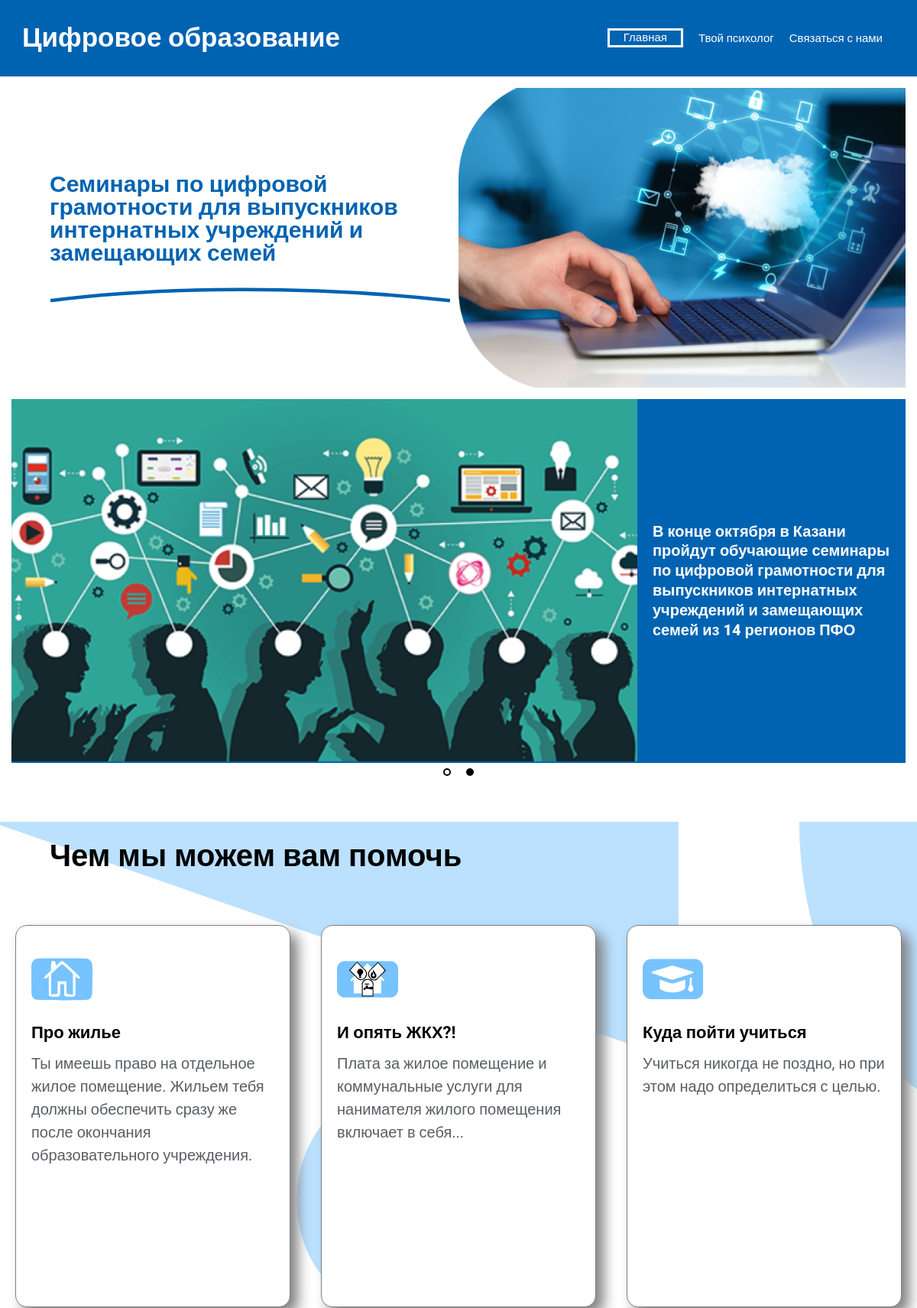
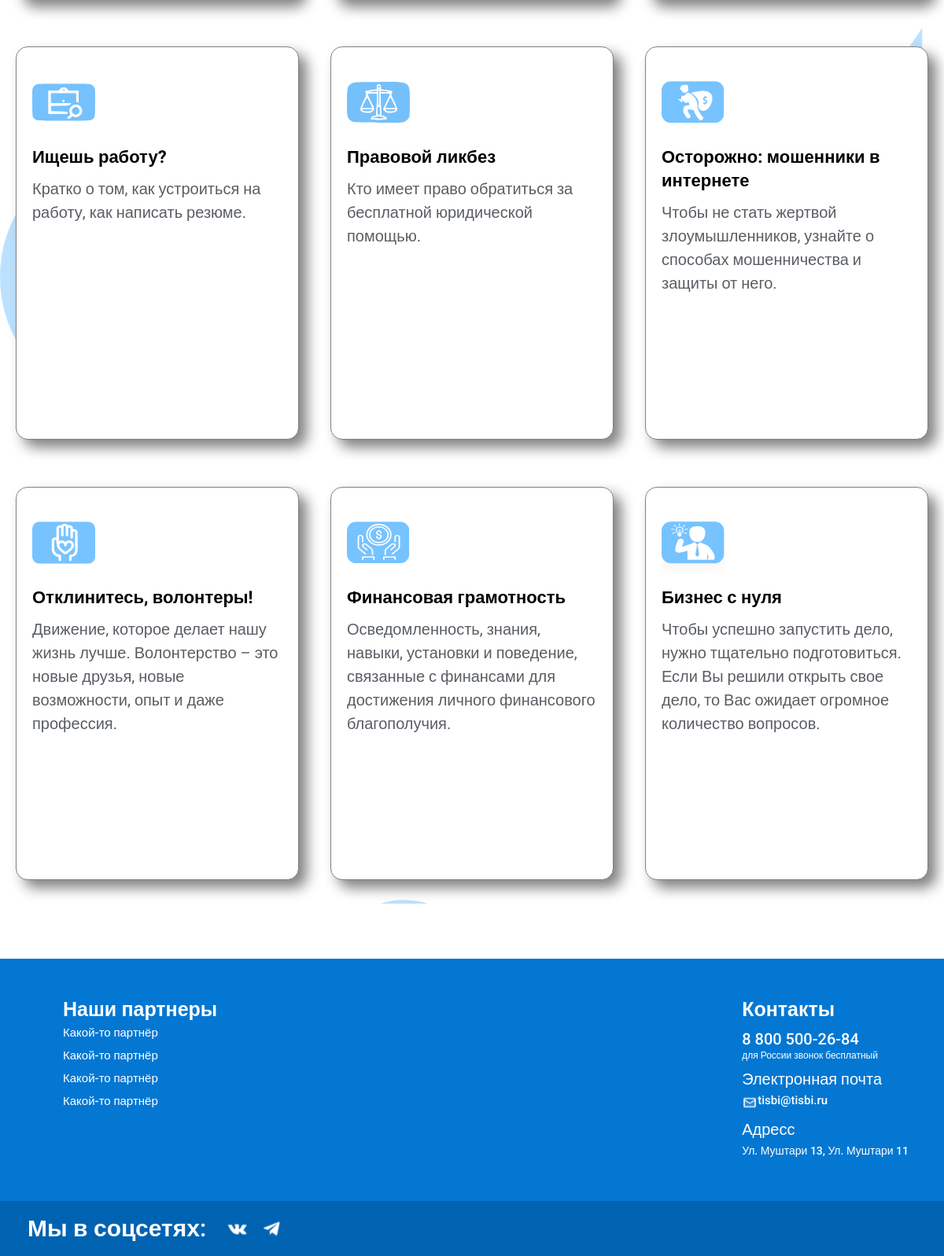
The page / on the database its author committed (2 pictures, top to bottom).
### MainApp/models.py (models this page shows, shortened)
class Articles(models.Model):
    title = models.CharField(max_length=100, verbose_name='Заголовок')
    icon = models.FileField(upload_to='icons/%Y/%m/%d/', verbose_name='Иконка', blank=True)
    description = models.TextField(verbose_name='Краткое описание')
    content = models.TextField(verbose_name='Контент')
    created_at = models.DateTimeField(auto_now_add=True, verbose_name='Дата создания')
    is_published = models.BooleanField(default=True, verbose_name='Опубликовано')
    def get_absolute_url(self):
        return reverse("article_page", kwargs={'pk': self.pk})
    class Meta:
        verbose_name = 'Статья'
        verbose_name_plural = 'Статьи'
        ordering = ['created_at']

### MainApp/views.py (the view)
# urls.py: path('', MainPage.as_view(), name='main_page'),
class MainPage(ListView):
    model = Articles
    template_name = 'MainApp/MainPage.html'
    context_object_name = 'Articles'
    allow_empty = False
    def get_queryset(self):
        return Articles.objects.filter(is_published=True)

### MainApp/templates/MainApp/MainPage.html (shortened to what this page needs)
{%extends 'base_layout.html' %}
{% load static %}
{% block styles %}
<link rel="stylesheet" href="{% static 'css/MainPageStyle.css' %}">
{% endblock %}
{% block header %}
{% include 'MainApp/header.html' %}
{% endblock %}
{% block content %}
<div class="page__main-title main-title">
    <div class="main-title__container _container">
        <div class="main-title__body">
            <div class="main-title__text">
                <div class="text__main-title">Семинары по цифровой грамотности для выпускников интернатных учреждений и
                    замещающих семей
                </div>
                <div class="img__main-title">
                    <img src="{% static 'image/duga.svg' %}" alt="Duga">
                </div>
            </div>
            <div class="main-title__image">
                <img src="{% static 'image/image1.png'%}" alt="Laptop">
            </div>
        </div>
    </div>
</div>
<div class="slider _container">
    <div class="slider__item item">
        <div class="item__img">
            <img src="{% static 'image/carousel-item1.png'%}" alt="carousel-image 1">
        </div>
        <div class="item__text">В конце октября в Казани пройдут обучающие семинары по цифровой грамотности для
            выпускников интернатных учреждений и замещающих семей из 14 регионов ПФО
        </div>
    </div>
</div>
<div class="page__help-for-you help-for-you">
    <div class="help-for-you__container _container">
        <div class="help-for-you__header-part header-part">
            <div class="header-part__title">
                Чем мы можем вам помочь
            </div>
        </div>
        <div class="help-for-you__body">
            <div class="help-for-you__row">
                {% for article in Articles %}
                <div class="help-for-you__column">
                    <a class="aritcle__link" href="{{article.get_absolute_url}}">
                        <article class="help-for-you__item item-help">
                            <div class="item-help__content">
                                <div class="item-help__icon">
                                    <img src="{{article.icon.url}}" alt="home">
                                </div>
                                <div class="item-help__title">
                                    {{article.title}}
                                </div>
                                <div class="item-help__text">
                                    {{article.description}}
                                </div>
                            </div>
                        </article>
                    </a>
                </div>
                {% endfor %}
            </div>
        </div>
    </div>
</div>
{% endblock %}
{% block footer %}
{% include 'MainApp/footer.html' %}
{% endblock %}

### GrantTisbi/templates/base_layout.html (shortened to what this page needs)
{% load static %}
<!DOCTYPE html>
<html lang="en">
<head>
    <link rel="stylesheet" href="{% static 'css/base_styles.css' %}">
    {% block styles %}
    {% endblock %}
    <link href="http://fonts.cdnfonts.com/css/poppins" rel="stylesheet">
</head>
<body>
<div class="wrapper">
    {% block header %}
    {% endblock %}
    <main class="page">
        {% block content %}
        {% endblock %}
    </main>
    {% block footer %}
    {% endblock %}
</div>
</body>
</html>

### MainApp/templates/MainApp/header.html (shortened to what this page needs)
<header class="header">
    <div class="header__container _container">
        <div class="header__body">
            <div class="header__logo"><a target="_self" href="/">Цифровое образование</a></div>
            <nav class="header__menu">
                <ul class="header__list">
                    <li class="header__item ">
                        <a href="/" class="header__link">Главная</a>
                    </li>
                    <li class="header__item">
                        <a href="/article/10/" class="header__link">Твой психолог</a>
                    </li>
                    <li class="header__item">
                        <a href="{% url 'feedback_page' %}" class="header__link ">Связаться с нами</a>
                    </li>
                </ul>
            </nav>
        </div>
    </div>
</header>

### MainApp/templates/MainApp/footer.html
{% load static %}
<footer class="footer ">
    <div class="footer__top">
        <div class="footer__main _container">
            <div class="footer__row">
                <div class="footer__column">
                    <div class="footer__label">Наши партнеры</div>
                    <div class="footer__menu menu-footer">
                        <ul class="menu-footer__list">
                            <li class="menu-footer__item">
                                <a href="#" class="menu-footer__link">
                                    Какой-то партнёр
                                </a>
                            </li>
                            <li class="menu-footer__item">
                                <a href="#" class="menu-footer__link">
                                    Какой-то партнёр
                                </a>
                            </li>
                            <li class="menu-footer__item">
                                <a href="#" class="menu-footer__link">
                                    Какой-то партнёр
                                </a>
                            </li>
                            <li class="menu-footer__item">
                                <a href="#" class="menu-footer__link">
                                    Какой-то партнёр
                                </a>
                            </li>
                        </ul>
                    </div>
                </div>
                <div class="footer__column">
                    <div class="footer__label">Контакты</div>
                    <div class="footer__menu menu-footer">
                        <ul class="menu-footer__list">
                            <li class="menu-footer__item">
                                <a href="tel:+78005002684" class="menu-footer__link footer__phone">
                                    8 800 500-26-84
                                </a>
                                <div class="phone__info">для России звонок бесплатный</div>
                            </li>
                            <li class="menu-footer__item ">
                                <div class="mail__label">Электронная почта</div>
                                <a href="mailto:tisbi@tisbi.ru" class="menu-footer__link">
                                    <img src="{% static 'image/letter.svg'%}" alt="letter" class="letter__img">tisbi@tisbi.ru
                                </a>
                            </li>
                            <li class="menu-footer__item">
                                <div class="address__label">
                                    Адресс
                                </div>
                                <div class="adress__info">
                                    Ул. Муштари 13,
                                    Ул. Муштари 11
                                </div>
                            </li>
                        </ul>
                    </div>
                </div>
            </div>
        </div>
    </div>
    <div class="footer__bot">
        <div class="footer__second _container">
            <div class="footer-second__row">
                <div class="second-footer__text">Мы в соцсетях:</div>
                <div class="second-footer__img">
                    <a href="#" target="_blank"><img src="{% static 'image/logo_vk.svg'%}" alt="vkontakte"></a>
                    <a href="#" target="_blank"><img src="{% static 'image/logo_tg.svg'%}" alt="telegram"></a>
                </div>
            </div>
        </div>
    </div>
</footer>

### GrantTisbi/static/css/base_styles.css (style rules this page uses)
* { padding: 0; margin: 0; border: 0; }
*,*:before,*:after { -webkit-box-sizing: border-box; -moz-box-sizing: border-box; box-sizing: border-box; }
nav, footer,header,aside { display: block; }
html,body { height: 100%; width: 100%; font-size: 100%; line-height: 1; font-size: 14px; color: #252B42; font-weight: 500; font-family: "REX"; -ms-text-size-adjust: 100%; -moz-text-size-adjust: 100%; -webkit-text-size-adjust: 100%; }
a, a:visited { text-decoration: none; }
ul li { list-style: none; }
img { vertical-align: top; }
.wrapper { min-height: 100%; overflow: hidden; display: flex; flex-direction: column; }
._container { max-width: 1345px; padding: 0 15px; margin: 0 auto; }
body { font-family: 'Roboto', sans-serif; }
.header { position: relative; width: 100%; top: 0; left: 0; z-index: 50; }
@media (min-width: 770px) { .header { position: relative; } }
.header:before { content: ''; position: absolute; top: 0; left: 0; width: 100%; height: 100%; background: #0063B2; z-index: 2; }
.header__body { position: relative; display: flex; flex-direction: row; justify-content: space-between; align-items: center; height: 100px; overflow-y: hidden; }
.header__logo { position: relative; z-index: 3; font-weight: 600; font-size: 35px; line-height: calc(45/35 * 100%); padding: 0 14px; }
.header__logo a { color: white; }
.header__menu { padding: 40px 20px 40px 20px; z-index: 3; }
.header__list { display: flex; }
.header__item { padding: 0 10px 0 10px; }
@media (min-width: 790px) { .header__item:first-child { padding: 0 10px 0 0px; } }
.header__link { color: #FFFFFF; line-height: 39px; font-size: 15px; position: relative; }
.header__link.active { border: white 3px solid; padding: 0.1px 18px; }
.header__link:before { content: ''; width: 100%; height: 1.5px; background: white; position: absolute; left: 0; bottom: -2px; transform: scaleX(0); }
.page { flex: 1 1 auto; }
.footer__top { background: #0477D2; padding: 50px 0; }
.footer__row { display: flex; padding: 0 0 0 15px; justify-content: space-between; }
.footer__column { display: flex; flex-direction: column; padding: 0 30px 0 50px; align-items: flex-start; }
.footer__label { font-weight: 600; font-size: 25px; line-height: 30px; color: white; }
.footer__menu { color: white; }
.menu-footer__item { padding: 7px 0; }
.menu-footer__link { color: white; font-size: 15px; }
.footer__phone { font-size: 20px; line-height: 30px; color: white; padding:-5px 0 0 0; }
.phone__info { font-size: 12px; }
.mail__label { padding: 0 0 10px 0; font-size: 20px; }
.letter__img { width: 20px; height: 20px; }
.address__label { padding: 0 0 10px 0; font-size: 20px; }
.footer__bot { background: #0063B2; }
.footer-second__row { display: flex; align-items: center; padding: 10px 20px; }
.second-footer__text { font-size: 30px; line-height: 40px; font-weight: 600; color: white; }
.second-footer__img { padding: 0 20px; }
.second-footer__img img { width: 40px; height: 50px; }

### rows shown on the page
Articles: icon (picture), title "Про жилье", description "Ты имеешь право на отдельное жилое помещение. Жильем тебя должны обеспечить сразу же после окончания образовательного учреждения."
Articles: icon (picture), title "И опять ЖКХ?!", description "Плата за жилое помещение и коммунальные услуги для нанимателя жилого помещения включает в себя..."
Articles: icon (picture), title "Куда пойти учиться", description "Учиться никогда не поздно, но при этом надо определиться с целью."
Articles: icon (picture), title "Ищешь работу?", description "Кратко о том, как устроиться на работу, как написать резюме."
Articles: icon (picture), title "Правовой ликбез", description "Кто имеет право обратиться за бесплатной юридической помощью."
Articles: icon (picture), title "Осторожно: мошенники в интернете", description "Чтобы не стать жертвой злоумышленников, узнайте о способах мошенничества и защиты от него."
Articles: icon (picture), title "Отклинитесь, волонтеры!", description "Движение, которое делает нашу жизнь лучше. Волонтерство – это новые друзья, новые возможности, опыт и даже профессия."
Articles: icon (picture), title "Финансовая грамотность", description "Осведомленность, знания, навыки, установки и поведение, связанные с финансами для достижения личного финансового благополучия."
Articles: icon (picture), title "Бизнес с нуля", description "Чтобы успешно запустить дело, нужно тщательно подготовиться. Если Вы решили открыть свое дело, то Вас ожидает огромное количество вопросов."
